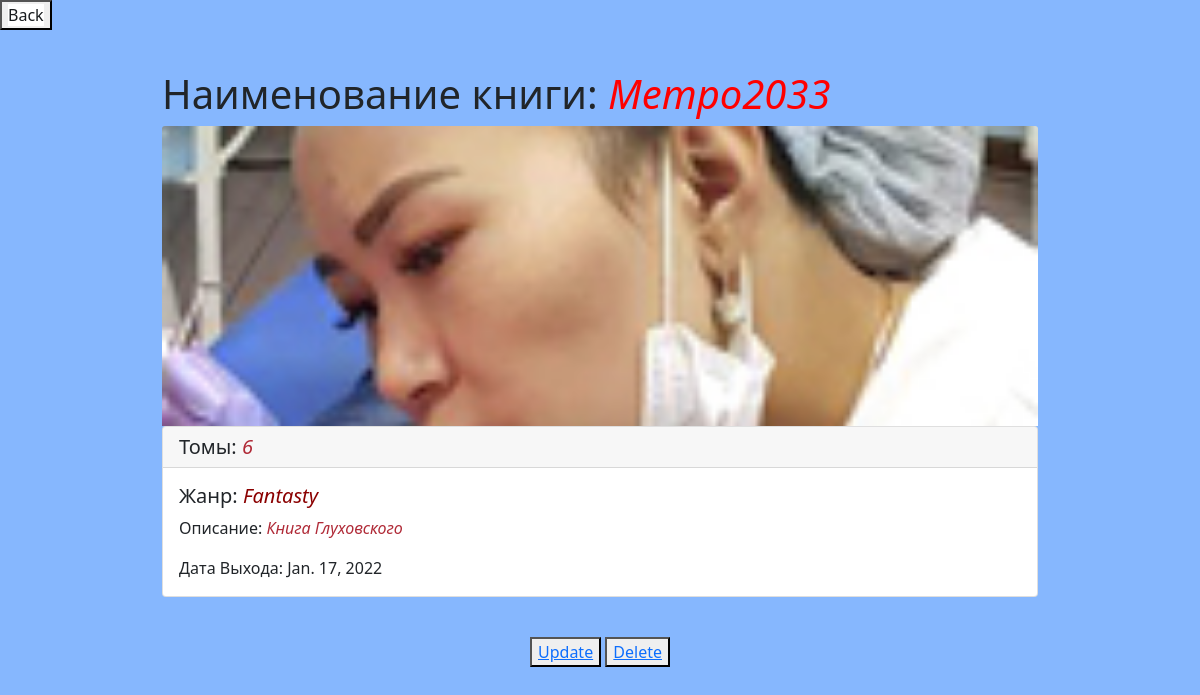
Screenshot of /book_lib/3/ with the database file from the repository.
### library/models.py (models this page shows)
class BookCategory(models.Model):
    GENRE_CHOISE = (
        ('Detective', 'Detective'),
        ('Fantasty', 'Fantasty'),
        ('Horror', 'Horror'),
        ('Dramma', 'Dramma'),
        ('FairyTales', 'FairyTales')
    )
    title = models.CharField(max_length=100)
    descrip = models.TextField()
    image = models.ImageField(upload_to='')
    tom = models.IntegerField()
    genre = models.CharField(choices=GENRE_CHOISE, max_length=100)
    date_write = models.DateField(auto_now_add=True)

### library/views.py (the view)
# urls.py: path('book_lib/<int:id>/', views.book_info,name='book_info'),
def book_info(request, id):
    show = get_object_or_404(models.BookCategory, id=id)
    return render(request, 'book_info.html',{'show':show})

### templates/book_info.html (shortened to what this page needs)
{% load static %}
<!DOCTYPE html>
<html lang="en">
<head>
    <link rel="stylesheet" href="{% static 'css/bootstrap.css/' %}" />
</head>
<body>
<button class="ddd"><a href="/books_lib/" class="btn-primary" style="text-decoration: none; color: #191c1f;
 background-color: white" >Back</a></button>
<div class="container c_v">
    <h1>Наименование книги: <i style="color: red">{{ show.title }}</i></h1>
  <img src="{{ show.image.url }}" class="card-img-top c_v_a" alt="...">
    <div class="card">
        <h5 class="card-header">Томы: <i style="color: #b02a37">{{ show.tom }}</i></h5>
  <div class="card-body">
      <h5 class="card-title">Жанр: <i style="color:darkred;">{{ show.genre }}</i></h5>
      <p class="card-text">Описание: <i style="color: #b02a37">{{ show.descrip }}</i></p>
    <p class="card-text">Дата Выхода: {{ show.date_write }}</p>
  </div>
</div>
</div>
<center>
<button type="button"><a href="/book_lib/{{ show.id }}/update/">Update</a></button>
<button type="button"><a href="/book_lib/{{ show.id }}/delete/">Delete</a></button>
</center>
</body>
</html>

### templates/book_info.html (style rules this page uses)
body { background-color: #86b7fe; }
.c_v { max-width: 900px; margin-bottom: 40px; }
.c_v_a { height: 300px; object-fit: cover; }
.ddd { margin-bottom: 40px; }

### rows the page displays
BookCategory: title "Метро2033", image (picture), tom "6", genre "Fantasty", descrip "Книга Глуховского", date_write "Jan. 17, 2022"
